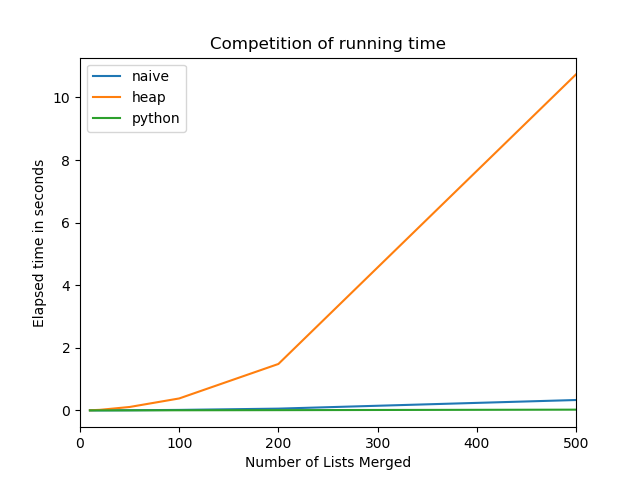

Write Python code to recreate this figure.
import numpy as np
import P3 as p3
import math
import matplotlib.pyplot as plt
q = list(np.loadtxt("words.txt",dtype=str))

#wordsh = p3.PriorityQueue(math.inf)
#wordsh.elements = q


numlist = (10, 20, 50, 100, 200, 500)

naive = p3.timeit(numlist, p3.NaivePriorityQueue, 5)
heap = p3.timeit(numlist, p3.HeapPriorityQueue, 5)
python = p3.timeit(numlist, p3.PythonHeapPriorityQueue, 5)
'''
print(naive)
print(heap)
print(python)
'''
pl1 = plt.plot(numlist, naive, label = 'naive')
pl2 = plt.plot(numlist, heap, label = 'heap')
pl3 = plt.plot(numlist, python, label = 'python')

plt.title('Competition of running time')
plt.xlim(0, 500)
plt.xlabel('Number of Lists Merged')
plt.ylabel('Elapsed time in seconds')
plt.legend()
plt.show()
